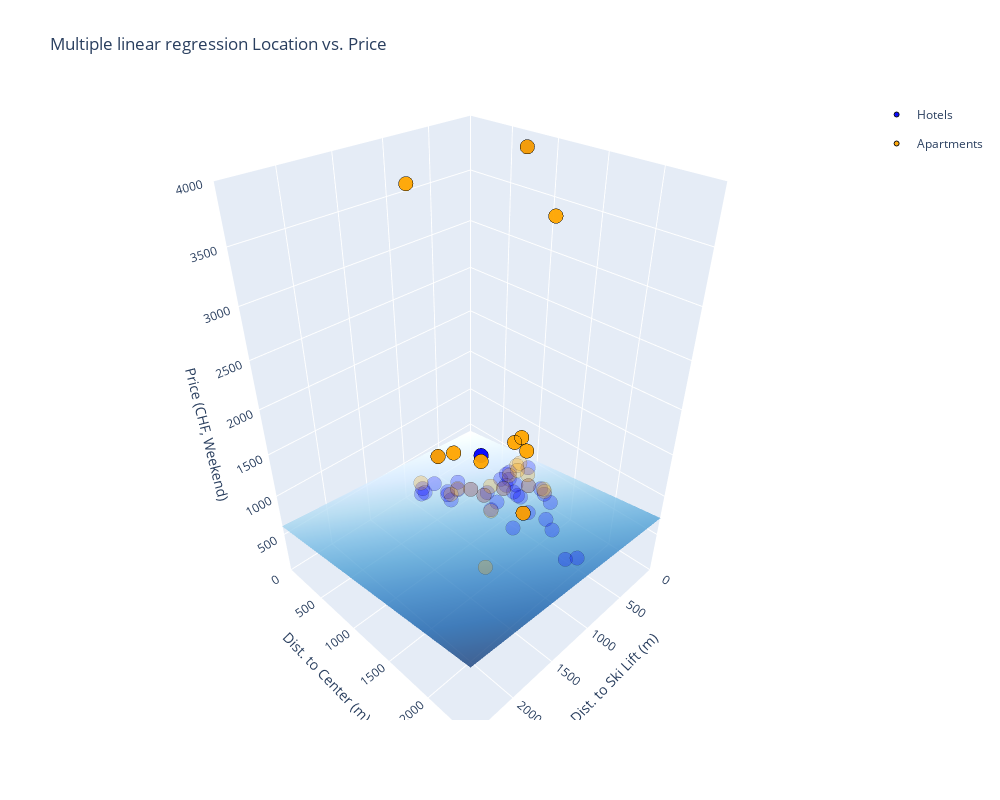

Notebook cell for this chart:
### Code cell
# LOAD DATA
df = pd.read_csv('data/Davos_combined_clean.csv')
df_limited = df[(df['distance_skilift_meters'] <= 2500) & 
                (df['distance_zentrum_meters'] <= 2500) &
                (df['price_raw'] <= 4000)].copy()

# REGRESSION AND FLAG PIONTS
X = df_limited[['distance_skilift_meters', 'distance_zentrum_meters']]
y = df_limited['price_raw']
X_model = sm.add_constant(X)
model = sm.OLS(y, X_model).fit()

#'ABOVE' or 'BELOW' the trend
df_limited['predicted'] = model.predict(X_model)
df_limited['is_above'] = df_limited['price_raw'] >= df_limited['predicted']

# CREATE SURFACE GRID 
x_range = np.linspace(0, 2500, 25)
y_range = np.linspace(0, 2500, 25)
x_mesh, y_mesh = np.meshgrid(x_range, y_range)
z_mesh = model.params[0] + model.params[1] * x_mesh + model.params[2] * y_mesh

# 4. Build Interactive Plotly Figure
fig = go.Figure()

# Add the solid Regression Plane
fig.add_trace(go.Surface(
    x=x_range, y=y_range, z=z_mesh,
    colorscale='Blues', opacity=0.8, showscale=False,
    name='Regression Plane'
))

# Helper to plot above/below points with different intensities
def plot_category(data, name, color, faded=False):
    fig.add_trace(go.Scatter3d(
        x=data['distance_skilift_meters'],
        y=data['distance_zentrum_meters'],
        z=data['price_raw'],
        mode='markers',
        marker=dict(size=5, color=color, opacity=0.25 if faded else 0.95, line=dict(width=1, color='black')),
        name=name,
        showlegend=not faded,
        legendgroup=name
    ))

# Plot Hotels and Apartments
plot_category(df_limited[(df_limited['type'] == 'hotel') & (df_limited['is_above'])], 'Hotels', 'blue')
plot_category(df_limited[(df_limited['type'] == 'hotel') & (~df_limited['is_above'])], 'Hotels', 'blue', faded=True)
plot_category(df_limited[(df_limited['type'] == 'ferienwohnung') & (df_limited['is_above'])], 'Apartments', 'orange')
plot_category(df_limited[(df_limited['type'] == 'ferienwohnung') & (~df_limited['is_above'])], 'Apartments', 'orange', faded=True)

# 5. Finalize Layout
fig.update_layout(
    title='Multiple linear regression Location vs. Price',
    scene=dict(
        xaxis=dict(title='Dist. to Ski Lift (m)', range=[0, 2500]),
        yaxis=dict(title='Dist. to Center (m)', range=[0, 2500]),
        zaxis=dict(title='Price (CHF, Weekend)', range=[0, 4000])
    ),
   width=1000, height=800
)

fig.show()

### Figure 1 — Plotly figure (JSON) as saved in the notebook; plotly's stock layout.template omitted (floating-point values rounded to 4 significant figures; data arrays with more than 128 entries replaced by an {"elided": "..."} marker saying what was removed)
{"data": [{"colorscale": [[0, "rgb(247,251,255)"], [0.125, "rgb(222,235,247)"], [0.25, "rgb(198,219,239)"], [0.375, "rgb(158,202,225)"], [0.5, "rgb(107,174,214)"], [0.625, "rgb(66,146,198)"], [0.75, "rgb(33,113,181)"], [0.875, "rgb(8,81,156)"], [1, "rgb(8,48,107)"]], "name": "Regression Plane", "opacity": 0.8, "showscale": false, "type": "surface", "x": [0.0, 104.2, 208.3, 312.5, 416.7, 520.8, 625.0, 729.2, 833.3, 937.5, 1042.0, 1146.0, 1250.0, 1354.0, 1458.0, 1562.0, 1667.0, 1771.0, 1875.0, 1979.0, 2083.0, 2188.0, 2292.0, 2396.0, 2500.0], "y": [0.0, 104.2, 208.3, 312.5, 416.7, 520.8, 625.0, 729.2, 833.3, 937.5, 1042.0, 1146.0, 1250.0, 1354.0, 1458.0, 1562.0, 1667.0, 1771.0, 1875.0, 1979.0, 2083.0, 2188.0, 2292.0, 2396.0, 2500.0], "z": {"elided": "25x25 float values"}}, {"legendgroup": "Hotels", "marker": {"color": "blue", "line": {"color": "black", "width": 1}, "opacity": 0.95, "size": 5}, "mode": "markers", "name": "Hotels", "showlegend": true, "type": "scatter3d", "x": [550, 150, 650, 1400], "y": [700, 800, 150, 2000], "z": [760, 3916, 481, 1406]}, {"legendgroup": "Hotels", "marker": {"color": "blue", "line": {"color": "black", "width": 1}, "opacity": 0.25, "size": 5}, "mode": "markers", "name": "Hotels", "showlegend": false, "type": "scatter3d", "x": [100, 900, 550, 950, 100, 350, 150, 750, 650, 300, 300, 450, 150, 500, 750, 100, 600, 850, 250, 750, 40, 400, 250, 450, 700, 600, 300, 250, 600, 1100, 700, 250, 350, 150, 100], "y": [700, 200, 350, 200, 800, 1200, 700, 400, 450, 1400, 800, 700, 700, 700, 400, 1200, 900, 300, 1000, 450, 1100, 800, 900, 1600, 2100, 600, 1000, 1400, 1900, 400, 1300, 1100, 800, 1000, 700], "z": [149, 142, 167, 151, 125, 143, 90, 139, 182, 148, 199, 171, 255, 165, 186, 247, 152, 302, 171, 96, 222, 63, 181, 241, 406, 253, 226, 358, 156, 456, 234, 401, 366, 531, 256]}, {"legendgroup": "Apartments", "marker": {"color": "orange", "line": {"color": "black", "width": 1}, "opacity": 0.95, "size": 5}, "mode": "markers", "name": "Apartments", "showlegend": true, "type": "scatter3d", "x": [550, 550, 150, 40, 650, 150, 700, 950, 350, 1400], "y": [1300, 700, 800, 800, 150, 800, 450, 200, 1300, 2000], "z": [1170, 679, 3916, 771, 481, 766, 736, 3651, 3506, 1406]}, {"legendgroup": "Apartments", "marker": {"color": "orange", "line": {"color": "black", "width": 1}, "opacity": 0.25, "size": 5}, "mode": "markers", "name": "Apartments", "showlegend": false, "type": "scatter3d", "x": [100, 600, 1200, 300, 100, 500, 650, 200, 750, 600, 400, 250, 150, 100, 950, 50, 250], "y": [800, 900, 1400, 800, 1200, 700, 450, 900, 450, 600, 700, 1100, 1000, 700, 200, 800, 1300], "z": [411, 134, 120, 199, 285, 165, 198, 464, 181, 253, 235, 401, 431, 206, 313, 416, 481]}], "layout": {"height": 800, "scene": {"xaxis": {"range": [0, 2500], "title": {"text": "Dist. to Ski Lift (m)"}}, "yaxis": {"range": [0, 2500], "title": {"text": "Dist. to Center (m)"}}, "zaxis": {"range": [0, 4000], "title": {"text": "Price (CHF, Weekend)"}}}, "title": {"text": "Multiple linear regression Location vs. Price"}, "width": 1000}}
